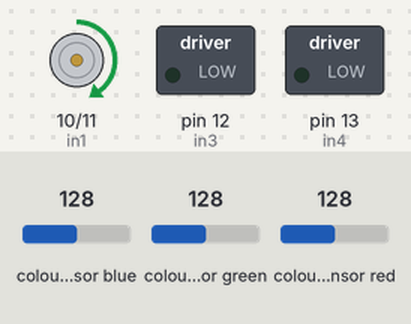
Simulated run of this sketch. Board: Arduino Uno, built with avr-gcc and run on an emulated ATmega328P. Parts: motor-driver pin pairs drawn as motors (green arrow = first pin HIGH = forward, orange = second pin HIGH = backward, longer = more drive), switched loads named in the sketch (green lamp = pin HIGH). The test bench sets the inputs (shaded band); at power-on: colour sensor blue 128, colour sensor green 128, colour sensor red 128. What the sketch prints to the serial monitor is not drawn. At 0.1 s the program stops and its outputs stay as they are.

Above: at 0.1 s.
Timing chart, 0 to 1.6 s (numbered marks = the images above):
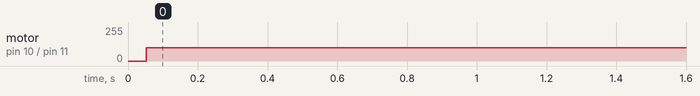

Measured:
- by itself, motor on pin 10 (in1) / pin 11 (in2): stopped → forward 100/255 at 0.05 s

The sketch:

RC_CAR.ino
```cpp
#include <Wire.h>
#include "Adafruit_TCS34725.h"

/* Example code for the Adafruit TCS34725 breakout library */

/* Connect SCL    to analog 5
   Connect SDA    to analog 4
   Connect VDD    to 3.3V DC
   Connect GROUND to common ground
*/

#define in1 10   //Motor left front
#define in2 11   //Motor right back
#define in3 12  //Motor right front
#define in4 13  //Motor left back

/* Initialise with default values (int time = 2.4ms, gain = 1x) */
// Adafruit_TCS34725 tcs = Adafruit_TCS34725();

/* Initialise with specific int time and gain values */
Adafruit_TCS34725 tcs = Adafruit_TCS34725(TCS34725_INTEGRATIONTIME_700MS, TCS34725_GAIN_1X);

int command; //Int to store app command state.
int Speed = 100; // 0 - 255.
int Speedsec;

void setup() {
  pinMode(in1, OUTPUT); //Motors as output
  pinMode(in2, OUTPUT);
  pinMode(in3, OUTPUT);
  pinMode(in4, OUTPUT);
  Serial.begin(9600);   //Set the baud rate
    if (tcs.begin()) {  //Start the sensor
    Serial.println("Found sensor");
  } else {
    Serial.println("No TCS34725 found ... check your connections");
    while (1);
  }//Now we are ready to extract readings from sensor

}

void loop() {
  uint16_t r, g, b, c, colorTemp, lux, newcolorTemp,initialColor;
  tcs.getRawData(&r, &g, &b, &c);
  // colorTemp = tcs.calculateColorTemperature(r, g, b);
  colorTemp = tcs.calculateColorTemperature_dn40(r, g, b, c);
  lux = tcs.calculateLux(r, g, b);

  Serial.print("Color Temp: "); Serial.print(colorTemp, DEC); Serial.print(" K - ");
  Serial.print("Lux: "); Serial.print(lux, DEC); Serial.print(" - ");
  Serial.print("R: "); Serial.print(r, DEC); Serial.print(" ");
  Serial.print("G: "); Serial.print(g, DEC); Serial.print(" ");
  Serial.print("B: "); Serial.print(b, DEC); Serial.print(" ");
  Serial.print("C: "); Serial.print(c, DEC); Serial.print(" ");
  Serial.println(" ");

  //Mark the color temperature
  newcolorTemp=colorTemp;

  Stop(); //Initialize with motors stoped.

  while(1){

      if(colorTemp=newcolorTemp){//Temperature same move forward
        command='F';
        Speed=100;
        }
      else if(colorTemp<newcolorTemp){//Temperature difference move left and right to adjust temperature
        command='G';
        Speed=50;
        }
      else if(colorTemp>newcolorTemp){
        command='I';
        Speed=50;
        }

      switch (command) {
        case 'F':
          forward();
          break;
        //case 'B':
          //back();
          //break;
        //case 'L':
          //left();
          //break;
        //case 'R':
          //right();
          //break;
        case 'G':
          forwardleft();
          break;
        case 'I':
          forwardright();
          break;
        //case 'H':
          //backleft();
          //break;
        //case 'J':
          //backright();
          //break;
      }
      //Get color temperature
      colorTemp = tcs.calculateColorTemperature_dn40(r, g, b, c);
    }

}

void forward() {
  analogWrite(in1, Speed);
  analogWrite(in3, Speed);
}

/*void back() {
  analogWrite(in2, Speed);
  analogWrite(in4, Speed);
}

void left() {
  analogWrite(in3, Speed);
  analogWrite(in2, Speed);
}

void right() {
  analogWrite(in4, Speed);
  analogWrite(in1, Speed);
}*/

void forwardleft() {
  analogWrite(in1, Speedsec);
  analogWrite(in3, Speed);
}
void forwardright() {
  analogWrite(in1, Speed);
  analogWrite(in3, Speedsec);
}
/*void backright() {
  analogWrite(in2, Speed);
  analogWrite(in4, Speedsec);
}
void backleft() {
  analogWrite(in2, Speedsec);
  analogWrite(in4, Speed);
}*/

void Stop() {
  analogWrite(in1, 0);
  analogWrite(in2, 0);
  analogWrite(in3, 0);
  analogWrite(in4, 0);
}
```
